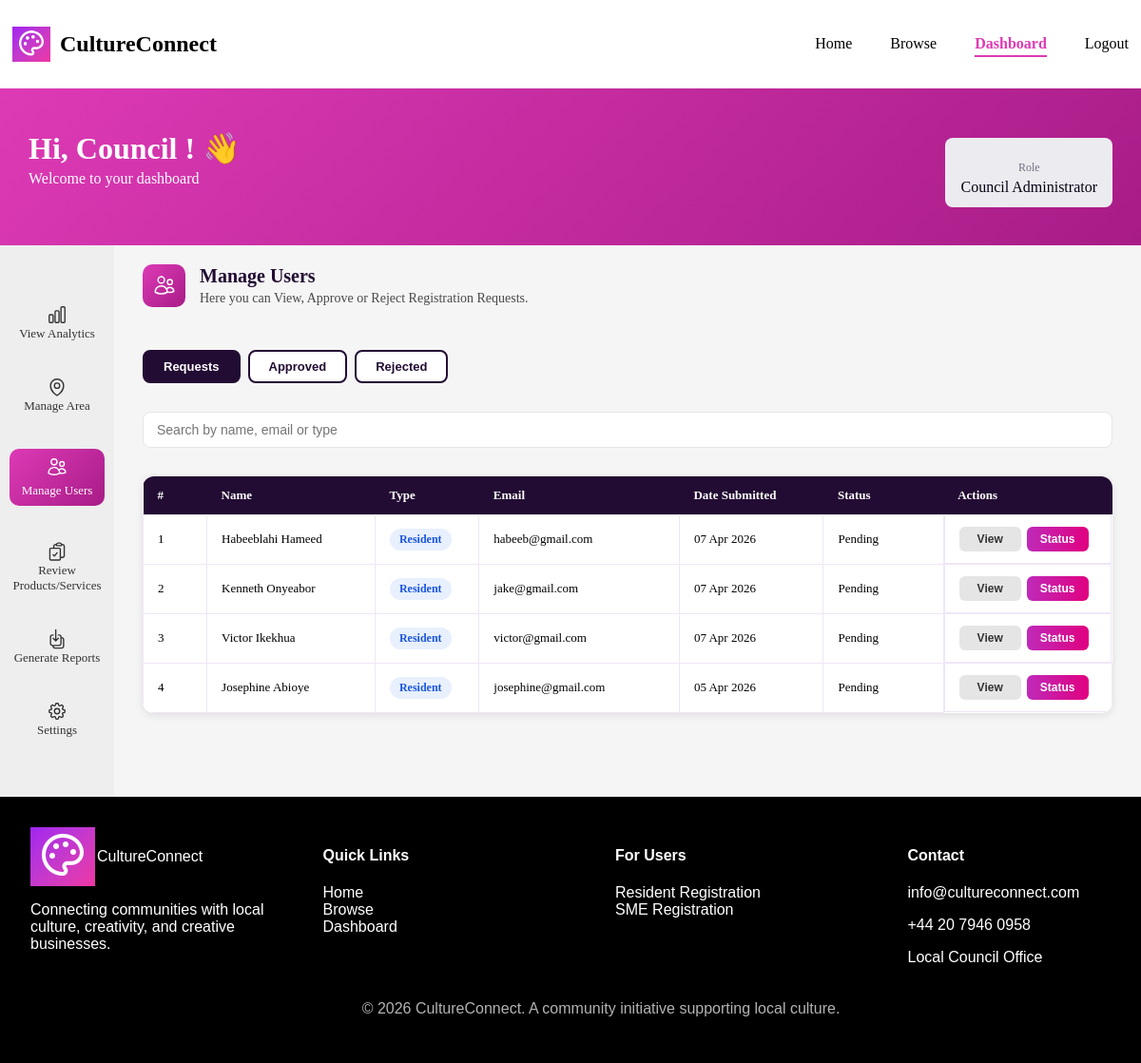
The page /frontend/pages/dashboard.php?page=manage-users (signed in) on the database its author committed.
### tables this page shows
CREATE TABLE `resident_profiles` (
  `profile_id` int(11) NOT NULL,
  `user_id` int(11) NOT NULL,
  `first_name` varchar(50) NOT NULL,
  `last_name` varchar(50) NOT NULL,
  `date_of_birth` date NOT NULL,
  `gender` enum('Male','Female','Non-binary','Transgender','Genderqueer','Genderfluid','Agender','Intersex','Other','Prefer not to say') DEFAULT 'Prefer not to say',
  `address` varchar(255) NOT NULL,
  `phone` varchar(20) NOT NULL,
  `postcode` varchar(10) NOT NULL,
  `created_at` timestamp NOT NULL DEFAULT current_timestamp(),
  `area_id` int(11) NOT NULL
);

CREATE TABLE `users` (
  `user_id` int(11) NOT NULL,
  `password_hash` varchar(255) NOT NULL,
  `last_login` timestamp NOT NULL DEFAULT current_timestamp(),
  `account_status` enum('pending','approved','rejected') NOT NULL DEFAULT 'pending',
  `role` varchar(50) NOT NULL,
  `email_address` varchar(100) NOT NULL
);

### frontend/pages/manage-users.php (the view, shortened to what this page needs)
<?php
include '../db_connection.php';
$statusFilter  = $_GET['status'] ?? 'pending';
$smeQuery = $conn->prepare("
    SELECT
        s.sme_id,
        u.user_id,
        s.business_name AS name,
        s.created_at AS date_submitted,
        s.approval_status,
        s.description AS business_description,
        s.phone,
        'sme' AS type,
        u.email_address AS email,
        u.account_status
    FROM sme_profiles s
    JOIN users u ON s.user_id = u.user_id
    WHERE u.account_status = ?
    ORDER BY s.created_at DESC
");
$smeQuery->bind_param("s", $statusFilter);
$smeQuery->execute();
$smes = $smeQuery->get_result()->fetch_all(MYSQLI_ASSOC);
$resQuery = $conn->prepare("
    SELECT
        r.profile_id,
        u.user_id,
        CONCAT(r.first_name, ' ', r.last_name) AS name,
        r.created_at AS date_submitted,
        u.account_status AS approval_status,
        r.date_of_birth AS dob,
        r.gender,
        r.address,
        r.postcode AS post_code,
        r.phone,
        u.email_address AS email,
        u.role,
        CASE u.role
            WHEN 'Resident' THEN 'resident'
            WHEN 'Council Member' THEN 'council_member'
            WHEN 'Council Administrator' THEN 'council_admin'
            ELSE 'resident'
        END AS type
    FROM resident_profiles r
    JOIN users u ON r.user_id = u.user_id
    WHERE u.account_status = ?
    AND u.role != 'SME'
    ORDER BY r.created_at DESC
");
$resQuery->bind_param("s", $statusFilter);
$resQuery->execute();
$residents = $resQuery->get_result()->fetch_all(MYSQLI_ASSOC);
$users = array_merge($smes, $residents);
?>
<div class="manage-users-page">
    <?php
       $title = "Manage Users";
       $subtitle = "Here you can View, Approve or Reject Registration Requests.";
       include '../components/section_header.php';
     ?>
    <div class="status-tabs">
        <button class="tab <?= $statusFilter === 'pending' ? 'active' : '' ?>"
                onclick="window.location.href='?page=manage-users&status=pending'">
            Requests
        </button>
        <button class="tab <?= $statusFilter === 'approved' ? 'active' : '' ?>"
                onclick="window.location.href='?page=manage-users&status=approved'">
            Approved
        </button>
        <button class="tab <?= $statusFilter === 'rejected' ? 'active' : '' ?>"
                onclick="window.location.href='?page=manage-users&status=rejected'">
            Rejected
        </button>
    </div>
    <div class="search-container">
        <input type="text" id="users-search-input"
               placeholder="Search by name, email or type"
               onkeyup="filterUsersTable()">
    </div>
    <div class="users-table-wrapper">
        <div class="table-scroll">
            <table class="users-table">
                <thead>
                    <tr>
                        <th>#</th>
                        <th>Name</th>
                        <th>Type</th>
                        <th>Email</th>
                        <th>Date Submitted</th>
                        <th>Status</th>
                        <th>Actions</th>
                    </tr>
                </thead>
                <tbody id="users-table-body">
                    <?php if (empty($users)) : ?>
                        <tr>
                            <td colspan="7" style="text-align:center; padding:20px; color:rgba(0,0,0,0.5);">
                                No <?= $statusFilter ?> users found.
                            </td>
                        </tr>
                    <?php else : ?>
                        <?php $count = 1; foreach ($users as $user) : ?>
                            <tr>
                                <td><?= $count++ ?></td>
                                <td><?= htmlspecialchars($user['name']) ?></td>
                                <td>
                                    <?php
                                    $typeLabels = [
                                        'resident'       => 'Resident',
                                        'sme'            => 'SME',
                                        'council_member' => 'Council Member',
                                        'council_admin'  => 'Council Admin'
                                    ];
                                    ?>
                                    <span class="users-type-badge users-type-<?= $user['type'] ?>">
                                        <?= $typeLabels[$user['type']] ?? ucfirst($user['type']) ?>
                                    </span>
                                </td>
                                <td><?= htmlspecialchars($user['email']) ?></td>
                                <td><?= htmlspecialchars(date('d M Y', strtotime($user['date_submitted']))) ?></td>
                                <td>
                                    <span class="status <?= $user['approval_status'] ?>">
                                        <?= ucfirst($user['approval_status']) ?>
                                    </span>
                                </td>
                                <td>
                                    <button class="view-btn" onclick="openUsersViewModal(<?= htmlspecialchars(json_encode($user)) ?>)">
                                        View
                                    </button>
                                    <button class="edit-btn" onclick="openUsersStatusModal(
                                        '<?= $user['user_id'] ?>',
                                        '<?= $user['type'] ?>',
                                        '<?= $user['approval_status'] ?>',
                                        '<?= addslashes($user['name']) ?>'
                                    )">
                                        Status
                                    </button>
                                </td>
                            </tr>
                        <?php endforeach; ?>
                    <?php endif; ?>
                </tbody>
            </table>
        </div>
    </div>
</div>

### frontend/pages/dashboard.php (shortened to what this page needs)
<?php
$page = $_GET['page'] ?? 'home';
?>
<!DOCTYPE html>
<html lang="en">
<head>
    <link rel="stylesheet" href="../css/styles.css">
</head>
<body>
<div class="page-wrapper">
<?php
    include "../components/header.php";
?>
<section class="dashboard-welcome">
  <div class="container welcome-container">
    <div class="welcome-text">
      <h1 class="welcome-title">Hi,
      <span id="userName">
        <?php
          $role = $_SESSION['user_role'] ?? '';
          if ($role === 'SME') {
              echo htmlspecialchars($_SESSION['business_name'] ?? 'User');
          } elseif ($role === 'Resident') {
              echo htmlspecialchars($_SESSION['first_name'] ?? 'User');
          } else {
              echo htmlspecialchars($_SESSION['first_name'] ?? 'User');
          }
        ?>
      </span>! 👋</h1>
      <p class="welcome-subtitle">Welcome to your dashboard</p>
    </div>
    <div class="role-badge">
      <p class="role-label">Role</p>
      <p class="role-name" id="userRole">
        <?php echo htmlspecialchars($_SESSION['user_role'] ?? 'Unknown'); ?>
      </p>
    </div>
  </div>
</section>
<div class="dashboard-layout3">
   <div class="sidebar">
   <?php include "../components/sidebar.php"; ?>
   </div>
   <div class="dashboard-content">
   <?php
   $file = "../pages/" . $page . ".php";
   if (file_exists($file)) {
    include $file;
   } else {
    include "../pages/home.php";
   }?>
   </div>
</div>
<?php
    include "../components/footer.php";
?>
</div>
</body>
</html>

### frontend/components/header.php (shortened to what this page needs)
<header>
<?php
$current_page = basename($_SERVER['PHP_SELF']);
$logged_in = isset($_SESSION['user_id']);
?>
<div class="header-container">
    <div class="logo-section">
        <img src="../images/logo.png" alt="CultureConnect Logo" class="logo">
        <h2>CultureConnect</h2>
    </div>
    <nav class="nav-menu">
        <ul>
            <li>
                <a href="../pages/index.php" class="<?= $current_page == 'index.php' ? 'active' : '' ?>">
                    Home
                </a>
            </li>
            <li>
                <a href="../pages/browse.php" class="<?= $current_page == 'browse.php' ? 'active' : '' ?>">
                    Browse
                </a>
            </li>
            <?php if (!$logged_in): ?>
                <li>
                    <a href="../pages/login.php" class="<?= $current_page == 'login.php' ? 'active' : '' ?>">
                        Login
                    </a>
                </li>
                <li>
                    <a href="../pages/register.php" class="<?= $current_page == 'register.php' ? 'active' : '' ?>">
                        Register
                    </a>
                </li>
            <?php else: ?>
                <li>
                    <a href="../pages/dashboard.php" class="<?= $current_page == 'dashboard.php' ? 'active' : '' ?>">
                        Dashboard
                    </a>
                </li>
                <li>
                    <a href="../pages/logout.php">Logout</a>
                </li>
            <?php endif; ?>
        </ul>
    </nav>
</div>
</header>

### frontend/components/sidebar.php (shortened to what this page needs)
<?php
$userRole = $_SESSION['user_role'] ?? '';
?>
<aside class="sidebar">
<ul>
<?php if($userRole == "Council Administrator"){ ?>
<li>
<a href="dashboard.php?page=analytics" class="<?php echo ($page == 'analytics') ? 'active' : ''; ?>">
<span>View Analytics</span>
</a>
</li>
<li>
<a href="dashboard.php?page=manage-area" class="<?php echo ($page == 'manage-area') ? 'active' : ''; ?>">
<span>Manage Area</span>
</a>
</li>
<li>
<a href="dashboard.php?page=manage-users" class="<?php echo ($page == 'manage-users') ? 'active' : ''; ?>">
<span>Manage Users</span>
</a>
</li>
<li>
<a href="dashboard.php?page=review-products" class="<?php echo ($page == 'review-products') ? 'active' : ''; ?>">
<span>Review Products/Services</span>
</a>
</li>
<li>
<a href="dashboard.php?page=reports" class="<?php echo ($page == 'reports') ? 'active' : ''; ?>">
<span>Generate Reports</span>
</a>
</li>
<li>
<a href="dashboard.php?page=settings" class="<?php echo ($page == 'settings') ? 'active' : ''; ?>">
<span>Settings</span>
</a>
</li>
<?php } ?>
</ul>
</aside>

### frontend/components/section_header.php (shortened to what this page needs)
<div class="section-header">
    <div class="icon-wrapper">
    </div>
    <div class="section-header-text">
        <h2><?php echo $title; ?></h2>
        <p><?php echo $subtitle; ?></p>
    </div>
</div>

### frontend/components/footer.php
<footer class="footer">
  <section class="footer-top">
    <div class="column">
        <div class="logo-container">
            <img src="../images/logo.png" alt="CultureConnect Logo">
            <span>CultureConnect</span>
        </div>
        <p>Connecting communities with
               local culture, creativity, and
               creative businesses.</p>
    </div>
    <div class="column">
        <h4>Quick Links</h4>
        <ul>
            <li><a href="../pages/index.php">Home</a></li>
            <li><a href="../pages/browse.php">Browse</a></li>
            <li><a href="../pages/dashboard.php">Dashboard</a></li>
        </ul>
    </div>
    <div class="column">
        <h4>For Users</h4>
     <ul>
        <li><a href="register.php?type=resident">Resident Registration</a></li>
        <li><a href="register.php?type=sme">SME Registration</a></li>
     </ul>
    </div>
    <div class="column">
        <H4>Contact</h4>
        <p>info@cultureconnect.com</p>
        <p>+44 20 7946 0958</p>
        <p>Local Council Office</p>
    </div>
  </section>
  <section class="footer-bottom">
    <p> © 2026 CultureConnect. A community initiative supporting local culture.</p>
  </section>
</footer>

### rows shown on the page
resident_profiles: name "Habeeblahi Hameed", type "Resident", user.email_address "habeeb@gmail.com", created_at "07 Apr 2026", user.account_status "Pending"
resident_profiles: name "Kenneth Onyeabor", type "Resident", user.email_address "jake@gmail.com", created_at "07 Apr 2026", user.account_status "Pending"
resident_profiles: name "Victor Ikekhua", type "Resident", user.email_address "victor@gmail.com", created_at "07 Apr 2026", user.account_status "Pending"
resident_profiles: name "Josephine Abioye", type "Resident", user.email_address "josephine@gmail.com", created_at "05 Apr 2026", user.account_status "Pending"

### other values the page prints
$_SESSION['first_name'] "Council"
$_SESSION['user_role'] "Council Administrator"
$title "Manage Users"
$subtitle "Here you can View, Approve or Reject Registration Requests."
